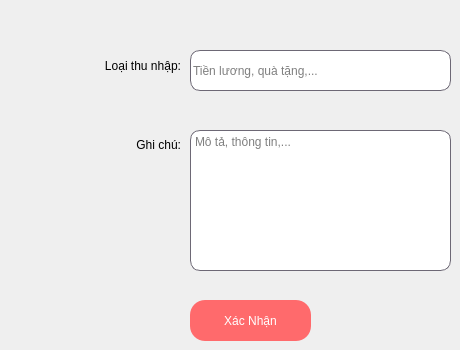
        <widget class="QWidget" name="tab2_P3">
         <attribute name="title">
          <string>Thêm loại thu nhập</string>
         </attribute>
         <widget class="QTextEdit" name="textEdit_p3_GhiChu_tab2">
          <property name="geometry">
           <rect>
            <x>190</x>
            <y>130</y>
            <width>261</width>
            <height>141</height>
           </rect>
          </property>
          <property name="toolTip">
           <string>&lt;html&gt;&lt;head/&gt;&lt;body&gt;&lt;p&gt;&lt;span style=&quot; font-size:12pt;&quot;&gt;Mô tả sẽ ghi đè lên mô tả của thu nhập hiện có(nếu có). Có thể để trống.&lt;/span&gt;&lt;/p&gt;&lt;/body&gt;&lt;/html&gt;</string>
          </property>
          <property name="styleSheet">
           <string notr="true">background-color: rgb(255, 255, 255);
font: 13pt &quot;Segoe UI&quot;;

border-radius: 10px;
border: 1px solid #6d6875;</string>
          </property>
          <property name="placeholderText">
           <string>Mô tả, thông tin,...</string>
          </property>
         </widget>
         <widget class="QPushButton" name="btn_p3_XacNhan_tab2">
          <property name="geometry">
           <rect>
            <x>190</x>
            <y>300</y>
            <width>121</width>
            <height>41</height>
           </rect>
          </property>
          <property name="styleSheet">
           <string notr="true">border-radius: 15px;
color: rgb(255, 255, 255);
background-color: rgb(255, 106, 108);
font: 75 15pt &quot;MS Shell Dlg 2&quot;;</string>
          </property>
          <property name="text">
           <string>Xác Nhận</string>
          </property>
         </widget>
         <widget class="QLineEdit" name="lineEdit_p3_LoaiThuNhap_tab2">
          <property name="geometry">
           <rect>
            <x>190</x>
            <y>50</y>
            <width>261</width>
            <height>41</height>
           </rect>
          </property>
          <property name="styleSheet">
           <string notr="true">font: 16pt &quot;Segoe UI&quot;;
background-color: rgb(255, 255, 255);

border-radius: 10px;
border: 1px solid #6d6875;</string>
          </property>
          <property name="placeholderText">
           <string>Tiền lương, quà tặng,...</string>
          </property>
         </widget>
         <widget class="QWidget" name="layoutWidget">
          <property name="geometry">
           <rect>
            <x>10</x>
            <y>30</y>
            <width>171</width>
            <height>151</height>
           </rect>
          </property>
          <layout class="QVBoxLayout" name="verticalLayout_P3_tab2">
           <property name="sizeConstraint">
            <enum>QLayout::SetMinAndMaxSize</enum>
           </property>
           <item>
            <widget class="QLabel" name="label_p3_LoaiThuNhap_tab2">
             <property name="styleSheet">
              <string notr="true">font: 75 15pt &quot;Segoe UI&quot;;</string>
             </property>
             <property name="text">
              <string>&lt;html&gt;&lt;head/&gt;&lt;body&gt;&lt;p align=&quot;right&quot;&gt;Loại thu nhập:&lt;/p&gt;&lt;/body&gt;&lt;/html&gt;</string>
             </property>
            </widget>
           </item>
           <item>
            <widget class="QLabel" name="label_p3_GhiChu_tab2">
             <property name="styleSheet">
              <string notr="true">font: 75 15pt &quot;Segoe UI&quot;;</string>
             </property>
             <property name="text">
              <string>&lt;html&gt;&lt;head/&gt;&lt;body&gt;&lt;p align=&quot;right&quot;&gt;Ghi chú:&lt;/p&gt;&lt;/body&gt;&lt;/html&gt;</string>
             </property>
            </widget>
           </item>
          </layout>
         </widget>
        </widget>
